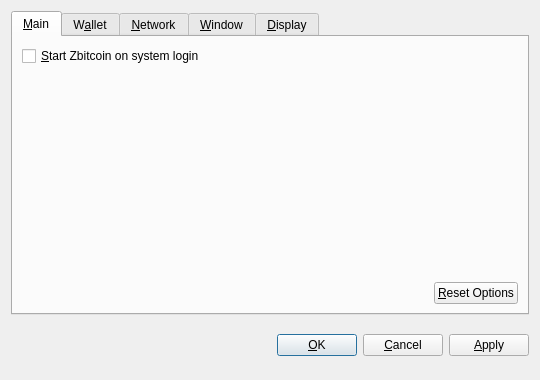
<?xml version="1.0" encoding="UTF-8"?>
<ui version="4.0">
 <class>OptionsDialog</class>
 <widget class="QDialog" name="OptionsDialog">
  <property name="geometry">
   <rect>
    <x>0</x>
    <y>0</y>
    <width>540</width>
    <height>380</height>
   </rect>
  </property>
  <property name="windowTitle">
   <string>Options</string>
  </property>
  <property name="modal">
   <bool>true</bool>
  </property>
  <layout class="QVBoxLayout" name="verticalLayout">
   <item>
    <widget class="QTabWidget" name="tabWidget">
     <property name="tabPosition">
      <enum>QTabWidget::North</enum>
     </property>
     <property name="currentIndex">
      <number>0</number>
     </property>
     <widget class="QWidget" name="tabMain">
      <attribute name="title">
       <string>&amp;Main</string>
      </attribute>
      <layout class="QVBoxLayout" name="verticalLayout_Main">
       <item>
        <widget class="QCheckBox" name="bitcoinAtStartup">
         <property name="toolTip">
          <string>Automatically start Zbitcoin after logging in to the system.</string>
         </property>
         <property name="text">
          <string>&amp;Start Zbitcoin on system login</string>
         </property>
        </widget>
       </item>
       <item>
        <spacer name="verticalSpacer_Main">
         <property name="orientation">
          <enum>Qt::Vertical</enum>
         </property>
         <property name="sizeHint" stdset="0">
          <size>
           <width>20</width>
           <height>40</height>
          </size>
         </property>
        </spacer>
       </item>
       <item>
        <layout class="QHBoxLayout" name="horizontalLayout_2_Main">
         <item>
          <spacer name="horizontalSpacer_2_Main">
           <property name="orientation">
            <enum>Qt::Horizontal</enum>
           </property>
           <property name="sizeHint" stdset="0">
            <size>
             <width>40</width>
             <height>20</height>
            </size>
           </property>
          </spacer>
         </item>
         <item>
          <widget class="QPushButton" name="resetButton">
           <property name="toolTip">
            <string>Reset all client options to default.</string>
           </property>
           <property name="text">
            <string>&amp;Reset Options</string>
           </property>
           <property name="autoDefault">
            <bool>false</bool>
           </property>
          </widget>
         </item>
        </layout>
       </item>
      </layout>
     </widget>
     <widget class="QWidget" name="tabWallet">
      <attribute name="title">
       <string>W&amp;allet</string>
      </attribute>
      <layout class="QVBoxLayout" name="verticalLayout_Network">
       <item>
        <widget class="QLabel" name="transactionFeeInfoLabel">
         <property name="text">
          <string>Optional transaction fee per kB that helps make sure your transactions are processed quickly. Most transactions are 1 kB.</string>
         </property>
         <property name="textFormat">
          <enum>Qt::PlainText</enum>
         </property>
         <property name="wordWrap">
          <bool>true</bool>
         </property>
        </widget>
       </item>
       <item>
        <layout class="QHBoxLayout" name="horizontalLayout_1_Main">
         <item>
          <widget class="QLabel" name="transactionFeeLabel">
           <property name="text">
            <string>Pay transaction &amp;fee</string>
           </property>
           <property name="textFormat">
            <enum>Qt::PlainText</enum>
           </property>
           <property name="buddy">
            <cstring>transactionFee</cstring>
           </property>
          </widget>
         </item>
         <item>
          <widget class="BitcoinAmountField" name="transactionFee"/>
         </item>
         <item>
          <spacer name="horizontalSpacer_1_Main">
           <property name="orientation">
            <enum>Qt::Horizontal</enum>
           </property>
           <property name="sizeHint" stdset="0">
            <size>
             <width>40</width>
             <height>20</height>
            </size>
           </property>
          </spacer>
         </item>
        </layout>
       </item>
       <item>
        <widget class="QLabel" name="label">
         <property name="text">
          <string>If you disable the spending of unconfirmed change, the change from a transaction cannot be used until that transaction has at least one confirmation. This also affects how your balance is computed.</string>
         </property>
         <property name="wordWrap">
          <bool>true</bool>
         </property>
        </widget>
       </item>
       <item>
        <widget class="QCheckBox" name="spendZeroConfChange">
         <property name="text">
          <string>Spend unconfirmed change  (experts only)</string>
         </property>
        </widget>
       </item>
       <item>
        <spacer name="verticalSpacer">
         <property name="orientation">
          <enum>Qt::Vertical</enum>
         </property>
         <property name="sizeHint" stdset="0">
          <size>
           <width>20</width>
           <height>40</height>
          </size>
         </property>
        </spacer>
       </item>
      </layout>
     </widget>
     <widget class="QWidget" name="tabNetwork">
      <attribute name="title">
       <string>&amp;Network</string>
      </attribute>
      <layout class="QVBoxLayout" name="verticalLayout_Network">
       <item>
        <widget class="QCheckBox" name="mapPortUpnp">
         <property name="toolTip">
          <string>Automatically open the Zbitcoin client port on the router. This only works when your router supports UPnP and it is enabled.</string>
         </property>
         <property name="text">
          <string>Map port using &amp;UPnP</string>
         </property>
        </widget>
       </item>
       <item>
        <widget class="QCheckBox" name="connectSocks">
         <property name="toolTip">
          <string>Connect to the Zbitcoin network through a SOCKS proxy (e.g. when connecting through Tor).</string>
         </property>
         <property name="text">
          <string>&amp;Connect through SOCKS proxy:</string>
         </property>
        </widget>
       </item>
       <item>
        <layout class="QHBoxLayout" name="horizontalLayout_Network">
         <item>
          <widget class="QLabel" name="proxyIpLabel">
           <property name="text">
            <string>Proxy &amp;IP:</string>
           </property>
           <property name="textFormat">
            <enum>Qt::PlainText</enum>
           </property>
           <property name="buddy">
            <cstring>proxyIp</cstring>
           </property>
          </widget>
         </item>
         <item>
          <widget class="QValidatedLineEdit" name="proxyIp">
           <property name="maximumSize">
            <size>
             <width>140</width>
             <height>16777215</height>
            </size>
           </property>
           <property name="toolTip">
            <string>IP address of the proxy (e.g. 127.0.0.1)</string>
           </property>
          </widget>
         </item>
         <item>
          <widget class="QLabel" name="proxyPortLabel">
           <property name="text">
            <string>&amp;Port:</string>
           </property>
           <property name="textFormat">
            <enum>Qt::PlainText</enum>
           </property>
           <property name="buddy">
            <cstring>proxyPort</cstring>
           </property>
          </widget>
         </item>
         <item>
          <widget class="QLineEdit" name="proxyPort">
           <property name="maximumSize">
            <size>
             <width>55</width>
             <height>16777215</height>
            </size>
           </property>
           <property name="toolTip">
            <string>Port of the proxy (e.g. 9050)</string>
           </property>
          </widget>
         </item>
         <item>
          <widget class="QLabel" name="socksVersionLabel">
           <property name="text">
            <string>SOCKS &amp;Version:</string>
           </property>
           <property name="textFormat">
            <enum>Qt::PlainText</enum>
           </property>
           <property name="buddy">
            <cstring>socksVersion</cstring>
           </property>
          </widget>
         </item>
         <item>
          <widget class="QValueComboBox" name="socksVersion">
           <property name="toolTip">
            <string>SOCKS version of the proxy (e.g. 5)</string>
           </property>
          </widget>
         </item>
         <item>
          <spacer name="horizontalSpacer_Network">
           <property name="orientation">
            <enum>Qt::Horizontal</enum>
           </property>
           <property name="sizeHint" stdset="0">
            <size>
             <width>40</width>
             <height>20</height>
            </size>
           </property>
          </spacer>
         </item>
        </layout>
       </item>
       <item>
        <spacer name="verticalSpacer_Network">
         <property name="orientation">
          <enum>Qt::Vertical</enum>
         </property>
         <property name="sizeHint" stdset="0">
          <size>
           <width>20</width>
           <height>40</height>
          </size>
         </property>
        </spacer>
       </item>
      </layout>
     </widget>
     <widget class="QWidget" name="tabWindow">
      <attribute name="title">
       <string>&amp;Window</string>
      </attribute>
      <layout class="QVBoxLayout" name="verticalLayout_Window">
       <item>
        <widget class="QCheckBox" name="minimizeToTray">
         <property name="toolTip">
          <string>Show only a tray icon after minimizing the window.</string>
         </property>
         <property name="text">
          <string>&amp;Minimize to the tray instead of the taskbar</string>
         </property>
        </widget>
       </item>
       <item>
        <widget class="QCheckBox" name="minimizeOnClose">
         <property name="toolTip">
          <string>Minimize instead of exit the application when the window is closed. When this option is enabled, the application will be closed only after selecting Quit in the menu.</string>
         </property>
         <property name="text">
          <string>M&amp;inimize on close</string>
         </property>
        </widget>
       </item>
       <item>
        <spacer name="verticalSpacer_Window">
         <property name="orientation">
          <enum>Qt::Vertical</enum>
         </property>
         <property name="sizeHint" stdset="0">
          <size>
           <width>20</width>
           <height>40</height>
          </size>
         </property>
        </spacer>
       </item>
      </layout>
     </widget>
     <widget class="QWidget" name="tabDisplay">
      <attribute name="title">
       <string>&amp;Display</string>
      </attribute>
      <layout class="QVBoxLayout" name="verticalLayout_Display">
       <item>
        <layout class="QHBoxLayout" name="horizontalLayout_1_Display">
         <item>
          <widget class="QLabel" name="langLabel">
           <property name="text">
            <string>User Interface &amp;language:</string>
           </property>
           <property name="textFormat">
            <enum>Qt::PlainText</enum>
           </property>
           <property name="buddy">
            <cstring>lang</cstring>
           </property>
          </widget>
         </item>
         <item>
          <widget class="QValueComboBox" name="lang">
           <property name="toolTip">
            <string>The user interface language can be set here. This setting will take effect after restarting Zbitcoin.</string>
           </property>
          </widget>
         </item>
        </layout>
       </item>
       <item>
        <layout class="QHBoxLayout" name="horizontalLayout_2_Display">
         <item>
          <widget class="QLabel" name="unitLabel">
           <property name="text">
            <string>&amp;Unit to show amounts in:</string>
           </property>
           <property name="textFormat">
            <enum>Qt::PlainText</enum>
           </property>
           <property name="buddy">
            <cstring>unit</cstring>
           </property>
          </widget>
         </item>
         <item>
          <widget class="QValueComboBox" name="unit">
           <property name="toolTip">
            <string>Choose the default subdivision unit to show in the interface and when sending coins.</string>
           </property>
          </widget>
         </item>
        </layout>
       </item>
       <item>
        <widget class="QCheckBox" name="displayAddresses">
         <property name="toolTip">
          <string>Whether to show Zbitcoin addresses in the transaction list or not.</string>
         </property>
         <property name="text">
          <string>&amp;Display addresses in transaction list</string>
         </property>
        </widget>
       </item>
       <item>
        <widget class="QCheckBox" name="coinControlFeatures">
         <property name="toolTip">
          <string>Whether to show coin control features or not.</string>
         </property>
         <property name="text">
          <string>Display coin &amp;control features (experts only!)</string>
         </property>
        </widget>
       </item>
       <item>
        <spacer name="verticalSpacer_Display">
         <property name="orientation">
          <enum>Qt::Vertical</enum>
         </property>
         <property name="sizeHint" stdset="0">
          <size>
           <width>20</width>
           <height>40</height>
          </size>
         </property>
        </spacer>
       </item>
      </layout>
     </widget>
    </widget>
   </item>
   <item>
    <layout class="QHBoxLayout" name="horizontalLayout_Buttons">
     <item>
      <spacer name="horizontalSpacer_1">
       <property name="orientation">
        <enum>Qt::Horizontal</enum>
       </property>
       <property name="sizeHint" stdset="0">
        <size>
         <width>40</width>
         <height>48</height>
        </size>
       </property>
      </spacer>
     </item>
     <item>
      <widget class="QLabel" name="statusLabel">
       <property name="font">
        <font>
         <weight>75</weight>
         <bold>true</bold>
        </font>
       </property>
       <property name="text">
        <string/>
       </property>
       <property name="textFormat">
        <enum>Qt::PlainText</enum>
       </property>
       <property name="wordWrap">
        <bool>true</bool>
       </property>
      </widget>
     </item>
     <item>
      <spacer name="horizontalSpacer_2">
       <property name="orientation">
        <enum>Qt::Horizontal</enum>
       </property>
       <property name="sizeHint" stdset="0">
        <size>
         <width>40</width>
         <height>48</height>
        </size>
       </property>
      </spacer>
     </item>
     <item>
      <widget class="QPushButton" name="okButton">
       <property name="text">
        <string>&amp;OK</string>
       </property>
      </widget>
     </item>
     <item>
      <widget class="QPushButton" name="cancelButton">
       <property name="text">
        <string>&amp;Cancel</string>
       </property>
       <property name="autoDefault">
        <bool>false</bool>
       </property>
      </widget>
     </item>
     <item>
      <widget class="QPushButton" name="applyButton">
       <property name="text">
        <string>&amp;Apply</string>
       </property>
       <property name="autoDefault">
        <bool>false</bool>
       </property>
      </widget>
     </item>
    </layout>
   </item>
  </layout>
 </widget>
 <customwidgets>
  <customwidget>
   <class>BitcoinAmountField</class>
   <extends>QSpinBox</extends>
   <header>bitcoinamountfield.h</header>
  </customwidget>
  <customwidget>
   <class>QValueComboBox</class>
   <extends>QComboBox</extends>
   <header>qvaluecombobox.h</header>
  </customwidget>
  <customwidget>
   <class>QValidatedLineEdit</class>
   <extends>QLineEdit</extends>
   <header>qvalidatedlineedit.h</header>
  </customwidget>
 </customwidgets>
 <resources/>
 <connections/>
</ui>
